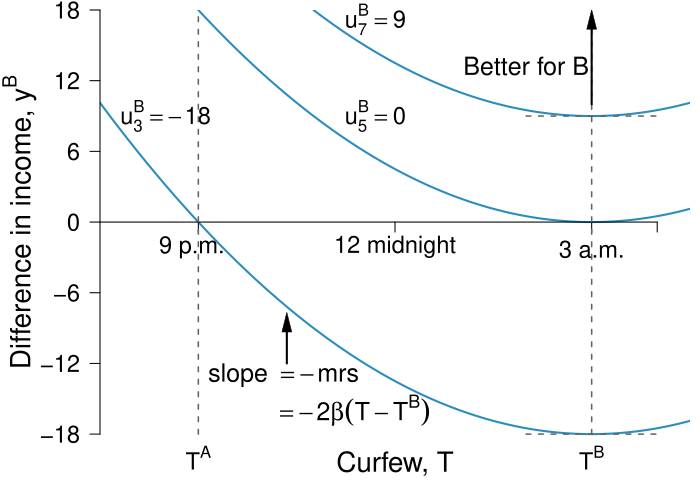

This figure's R source:
#Graph Designer: Simon Halliday, Scott Cohn
#Authors: Bowles and Halliday
#Title: Coordination, Conflict and Competition: A Text in Microeconomics

library(shape)
pdf(file = "what_can_markets_do/curfew_indifference_b_twopanelsize.pdf", width = 7, height = 5)

# Set parameters for graphics
axislabelsize <- 1.7
labelsize <- 1.5 - 0.1
namesize <- 1.8
annotatesize <- 1.5
graphlinewidth <- 2
segmentlinewidth <- 1.5

COL <- c("#7fc97f", "#beaed4", "#fdc086", "#ffff99", "#386cb0", "#f0027f", "#bf5b17", "#666666")
COLA <- c("#e0f3db", "#99d8c9","#66c2a4","#41ae76", "#238b45", "#005824")
COLB <- c("#c6dbef", "#4eb3d3", "#2b8cbe", "#0868ac","#084081")
COLC <- c("#fcfbfd", "#efedf5", "#dadaeb", "#bcbddc", "#9e9ac8", "#807dba", "#6a51a3", "#54278f", "#3f007d")
grays <- gray.colors(25, start = 1, end = 0, alpha = 1)

#Edited the margins to cater for the larger LHS labels
par(mar =  c(3, 5, 0.5, 0.5))

#proportion of wealth functions

MUb <- function(x, beta = 1/2, Tb = 9){
  2*beta*(Tb - x)
}

uA <- function(x, y, alpha = 1/2, Ta = 3){
  y - alpha*(Ta - x)^2
}

uB <- function(x, y, beta = 1/2, Tb = 9){
  (-y) + beta*(Tb - x)^2
}

uB2 <- function(x, y, alpha = 1/2, Tb = 9){
  y + alpha*(Tb - x)^2
}

MUa <- function(x, alpha = 1/2, Ta = 3){
  -2*alpha*(Ta - x)
}


#Add limits on axes and levels of utility for each function 
ylims <- c(-18.5, 18)
xlims <- c(1.5, 10.5)
#b <- c(18, 9/2, 0, -4.5, -9)
b <- c(18, 0,  -9)

npts <- 501 
x <- seq(xlims[1], xlims[2], length.out = npts)
y <- seq(ylims[1], ylims[2], length.out = npts) 

plot(0, 0, xlim = xlims, ylim = ylims, type = "n",
     xlab = expression(paste("")),
     ylab = expression(paste("")), 
     xaxt = "n", 
     yaxt = "n", 
     cex.lab = axislabelsize, 
     bty = "n", 
     xaxs = "i", 
     yaxs = "i"
)
contour(x, y, 
        outer(x, y, uB),
        drawlabels = FALSE,
        col = COLB[3],
        lwd = graphlinewidth,
        levels = b, 
        xaxs = "i", 
        yaxs = "n", 
        add = TRUE)

# contour(x, y, 
#         outer(x, y, uB2),
#         drawlabels = FALSE,
#         col = COLA[3],
#         lwd = graphlinewidth,
#         levels = b2, 
#         xaxs = "i", 
#         yaxs = "i", 
#         add = TRUE)

#x and y limits with plain axes without ticks/numbers to match previous graph; y axes on both sides

ticksx <- c(1, 3, 6, 9, 10)
#xlabels <- c(NA, expression(paste(T^A == 9*p*m)), expression(paste("12 midnight")),  expression(paste(T^B  == 3*a*m)), NA)
xlabels <- c(NA, NA, expression(paste("12 midnight")),  expression(paste(3, phantom(" "),a.*m.)), NA)#ticksy <- c(0, MUa(x = 7.5), MUa(x = 6), MUb(x = 7.5), ylims[2])
#ylabels <- c(NA, expression(paste(-u[T]^A*(T*minute))), expression(paste(-u[T]^A == u[T]^B)), expression(paste(u[T]^B*(T*minute))), NA)
ticksy <- seq(-18, 18, 6)
ylabels <- seq(-18, 18, 6)

text(2.9, -2.15, expression(paste(9, phantom(" "),p.*m.)), xpd = TRUE, cex = labelsize, srt = 0) 


axis(1, at = ticksx,  pos = 0, labels = xlabels, cex.axis = labelsize)
axis(2, at = ticksy,  pos = 1.5, labels = ylabels, las = 1, cex.axis = labelsize)
#axis(4, at = ticksy2, pos = 9, labels = FALSE, las = 1, cex.axis = labelsize)


#Disutility polygon
# xrent <- c(3, 4.5, 9, 3)
# yrent <- c(MUa(3), MUa(4.5, alpha = 3/4), MUb(9), MUa(3))
# polygon(xrent, yrent, col = COL[4], density = NULL, border = NA)


npts <- 503 
xx1 <- seq(xlims[1], xlims[2], length.out = npts)
xx2 <- seq(0, xlims[2], length.out = npts)
xx3 <- seq(xlims[1], 0, length.out = npts)
xx4 <- seq(-11, 0, length.out = npts)
xx5 <- seq(xlims[1], xlims[2], length.out = npts)

#Axis labels and draw linear utility functions
text(6, -20.5, expression(paste("Curfew, T")), xpd = TRUE, cex = axislabelsize, srt = 0) 
#text(, side = 1, line = 2, cex = axislabelsize)
text(xlims[1] - 1.23, 0, expression(paste("Difference in income, ", y^B)), xpd = TRUE, cex = axislabelsize, srt = 90) 

# lines(xx1, MUb(xx1), col = COLB[4], lwd = graphlinewidth)
#lines(xx1, MUa(xx1), col = COLA[5], lwd = graphlinewidth)
#lines(xx5, MUa(xx5, alpha = 3/4), col = COLA[5], lwd = segmentlinewidth, lty = 1)
#lines(xx1, MUb(xx1, beta = 1/4), col = COLB[4], lwd = segmentlinewidth, lty = 1)

#Label points on line

# text(6, MUa(6) + 0.2, expression(paste(i)), cex = labelsize)
# segments(6, 0, 6, MUa(6), lty = 2, col = grays[20], lwd = segmentlinewidth)
# segments(0, MUa(6), 6, MUa(6), lty = 2, col = grays[20], lwd = segmentlinewidth)
# points(6, MUa(6), pch = 16, col = "black", cex = 1.5)

# text(7.5 + 0.1, MUa(7.5) - 0.1, expression(paste(g)), cex = labelsize)
# segments(7.5, MUb(7.5), 0, MUb(7.5), lty = 2, col = grays[20], lwd = segmentlinewidth)
# segments(7.5, MUa(7.5), 0, MUa(7.5), lty = 2, col = grays[20], lwd = segmentlinewidth)
# segments(7.5, 0, 7.5, MUa(7.5), lty = 2, col = grays[20], lwd = segmentlinewidth)
# points(7.5, MUb(7.5), pch = 16, col = "black", cex = 1.5)

# text(7.5 + 0.1, MUb(7.5) + 0.1, expression(paste(h)), cex = labelsize)
# points(7.5, MUa(7.5), pch = 16, col = "black", cex = 1.5)

#Label relevant points on axes

#text(20, -.9, expression(paste("x*")), xpd = TRUE, cex = labelsize)
#text(33, -.9, expression(paste("a"[x])), xpd = TRUE, cex = labelsize)

#text(-2, 33, expression(paste(-u[x]^B*(x*minute))),  xpd = TRUE, cex = labelsize)
#text(-2, 7, expression(paste(u[x]^A*(x*minute))),  xpd = TRUE, cex = labelsize)

# text(4, 4, expression(paste("B's marginal disutility")), xpd = TRUE, cex = labelsize)
# text(4, 3.5, expression(paste(u[T]^B == 2*beta*(T^B - T))), xpd = TRUE, cex = labelsize)
# #text(4, 5.5, expression(paste(beta == frac(1,2))), xpd = TRUE, cex = labelsize)
# text(3.8, 3, expression(paste(beta == frac(1,4))), xpd = TRUE, cex = labelsize)


# text(7.75, 5.5, expression(paste("-A's marginal disutility ")),  xpd = TRUE, cex = labelsize)
# text(7.75, 5.2, expression(paste(-u[T]^A == -2*alpha*(T^A - T))),  xpd = TRUE, cex = labelsize)
# #text(7.75, 5.5, expression(paste(alpha == frac(1,2))), xpd = TRUE, cex = labelsize)
# text(7.75, 4.7, expression(paste(alpha == frac(3,4))), xpd = TRUE, cex = labelsize)


#arrows(6, 6, 3, 8, xpd = TRUE, length=0.1,angle=40,lwd=3)

text(2.5, 9, expression(paste( u[3]^B == -18 )), xpd = TRUE, cex = labelsize)
text(5.7, 9, expression(paste( u[5]^B == 0)), xpd = TRUE, cex = labelsize)
text(5.7, 17.2, expression(paste( u[7]^B == 9)), xpd = TRUE, cex = labelsize)

#Tangent segments
segments(8, 9, 10, 9, lty = 2, col = grays[22], lwd = segmentlinewidth, xpd = TRUE)
segments(8, -18, 10, -18, lty = 2, col = grays[22], lwd = segmentlinewidth, xpd = TRUE)

segments(3, -18, 3, 18, lty = 2, col = grays[22], lwd = segmentlinewidth, xpd = TRUE)
segments(9, -18, 9, 18, lty = 2, col = grays[22], lwd = segmentlinewidth, xpd = TRUE)

text(3, -20, expression(paste(T^A)), xpd = TRUE, cex = labelsize)
text(9, -20, expression(paste(T^B)), xpd = TRUE, cex = labelsize)

#Axis arrow
# Arrows(6.9, -20, 9, -20,
#        col = "black", lty = 1, lwd = 2, 
#        arr.type = "triangle", xpd = TRUE,
#        arr.lwd = 0.5, code = 2)

# text(7.75, -12.8, expression(paste("Later")), 
#      xpd = TRUE, cex = axislabelsize )

#Better for B arrow and label
text(8, 13.25, expression(paste("Better for B")), 
     xpd = TRUE, cex = annotatesize)
Arrows(9, 10, 9, 17.2,
       col = "black", lty = 1, lwd = 2, 
       arr.type = "triangle",
       arr.lwd = 0.5, code = 2)

text(4.3, -13, expression(paste("slope ", phantom()==-mrs )), 
     xpd = TRUE, cex = annotatesize)
text(5.35, -16, expression(paste(phantom()==-2*beta(T - T^B))), 
     xpd = TRUE, cex = annotatesize)

Arrows(4.35, -12, 4.35, -8.5,
       col = "black", lty = 1, lwd = 2,
       arr.type = "triangle",
       arr.lwd = 0.5, code = 2)


dev.off()
